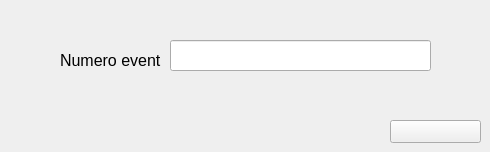
      <widget class="QWidget" name="tab_3">
       <attribute name="title">
        <string>Supprimer un evenement</string>
       </attribute>
       <widget class="QLineEdit" name="lineEdit_id_2">
        <property name="geometry">
         <rect>
          <x>170</x>
          <y>40</y>
          <width>261</width>
          <height>31</height>
         </rect>
        </property>
        <property name="styleSheet">
         <string notr="true">background-image: url(:/new/prefix1/white.jpg);</string>
        </property>
       </widget>
       <widget class="QLabel" name="label_4">
        <property name="geometry">
         <rect>
          <x>60</x>
          <y>50</y>
          <width>101</width>
          <height>20</height>
         </rect>
        </property>
        <property name="font">
         <font>
          <pointsize>12</pointsize>
         </font>
        </property>
        <property name="styleSheet">
         <string notr="true">background-image: url(:/new/prefix1/white.jpg);</string>
        </property>
        <property name="text">
         <string>Numero event</string>
        </property>
       </widget>
       <widget class="QPushButton" name="pb_supprimer">
        <property name="geometry">
         <rect>
          <x>390</x>
          <y>120</y>
          <width>91</width>
          <height>23</height>
         </rect>
        </property>
        <property name="styleSheet">
         <string notr="true">background-image: url(:/new/prefix1/supprimer.png);</string>
        </property>
        <property name="text">
         <string/>
        </property>
       </widget>
      </widget>
